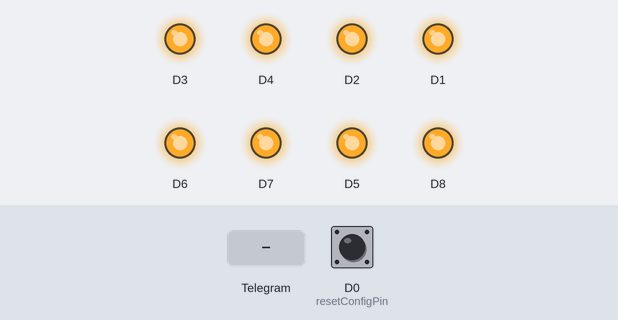
A sketch run on a simulated ESP8266 (NodeMCU). Parts: output pins drawn as LEDs (lit = HIGH). The inputs (shaded band) are chosen by the test bench; at power-on: D0 (resetConfigPin) HIGH. WiFi joins after 1.5 s; servers stay silent unless stated; EEPROM starts erased; what the sketch prints to the serial monitor is not drawn.

Above: at 2.7 s.
2.8 s: Telegram message "/D1ON" received
At 3.3 s:
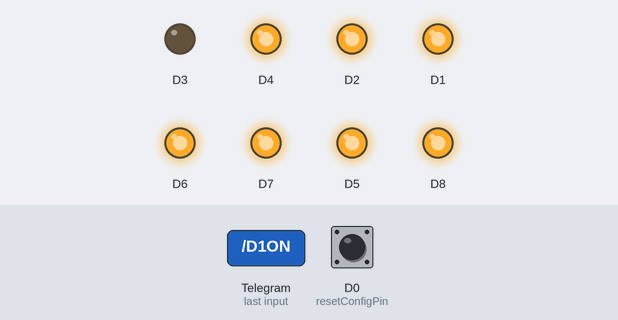
4.3 s: Telegram message "/D2ON" received
At 5.8 s:
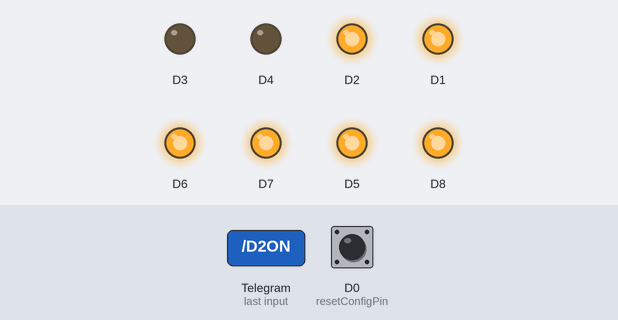
6.1 s: Telegram message "/D3ON" received
At 7.2 s:
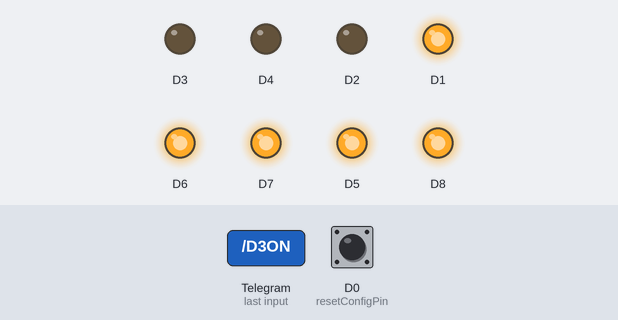
7.9 s: Telegram message "/D1OFF" received
At 8.6 s:
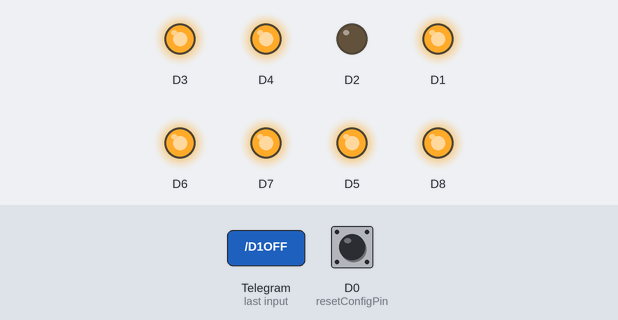
9.7 s: Telegram message "/D4ON" received
At 11.2 s:
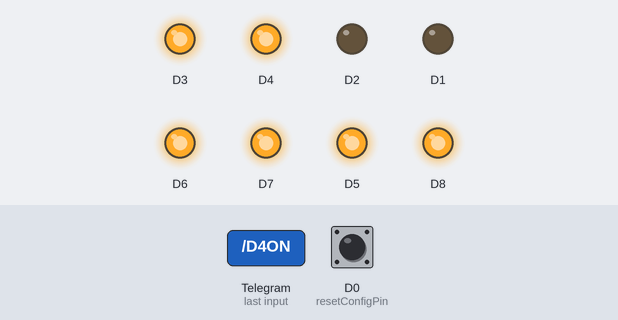
11.5 s: Telegram message "/D3OFF" received
At 12.6 s:
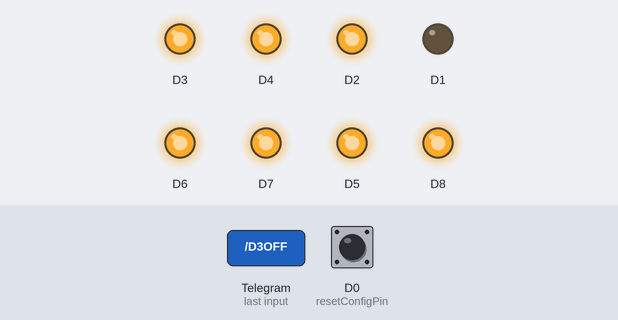
Timing chart, 0 to 14.3 s (numbered marks = the images above; inputs shaded):
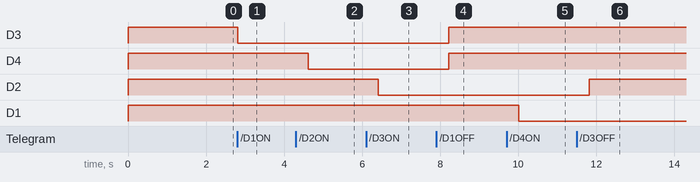

Measured:
- after the input at 2.8 s, D3: HIGH → LOW at once
- after the input at 4.3 s, D4: HIGH → LOW after 0.32 s
- after the input at 6.1 s, D2: HIGH → LOW after 0.32 s
- after the input at 7.9 s, D3, D4: LOW → HIGH after 0.32 s
- after the input at 9.7 s, D1: HIGH → LOW after 0.32 s
- after the input at 11.5 s, D2: LOW → HIGH after 0.32 s

The sketch:

telegram_wifi_token_8_relay.ino
```cpp
/*
Name:        logic solution
Created:     15/06/2022
Author:      Stefano Ledda <shurillu@tiscalinet.it>
Description: a simple example that do:
             1) parse incoming messages
             2) if "LIGHT ON" message is received, turn on the onboard LED
             3) if "LIGHT OFF" message is received, turn off the onboard LED
             4) otherwise, reply to sender with a welcome message

*/
#include <ESP8266WiFi.h>
#include <WiFiClientSecure.h>
#include "CTBot.h"

#include <EEPROM.h>
#include <DNSServer.h>            //Local DNS Server used for redirecting all rs to the configuration portal
#include <ESP8266WebServer.h>     //Local WebServer used to serve the configuration portal
#include <WiFiManager.h>

#define BOT_TOKEN_LENGTH 50
//String ssid = "mySSID";     // REPLACE mySSID WITH YOUR WIFI SSID
//String pass = "myPassword"; // REPLACE myPassword YOUR WIFI PASSWORD, IF ANY
//String token = "myToken";   // REPLACE myToken WITH YOUR TELEGRAM BOT TOKEN
//uint8_t led = 2;            // the onboard ESP8266 LED.
                            // If you have a NodeMCU you can use the BUILTIN_LED pin
                            // (replace 2 with BUILTIN_LED)
//const int ledPin = 2;
const int D1Status = 0;
const int D2Status = 2;
const int D3Status = 4;
const int D4Status = 5;
const int D5Status = 12;
const int D6Status = 13;
const int D7Status = 14;
const int D8Status = 15;
const int resetConfigPin = 16; //When high will reset the wifi manager config

char botToken[BOT_TOKEN_LENGTH] = "";

WiFiClientSecure client;
CTBot myBot;
int Bot_mtbs = 1000; //mean time between scan messages
long Bot_lasttime;   //last time messages' scan has been done
bool Start = false;
//int ledStatus = 0;

//flag for saving data
bool shouldSaveConfig = false;

//callback notifying us of the need to save config
void saveConfigCallback () {
  Serial.println("Should save config");
  shouldSaveConfig = true;
}

void readBotTokenFromEeprom(int offset){
  for(int i = offset; i<BOT_TOKEN_LENGTH; i++ ){
    botToken[i] = EEPROM.read(i);
  }
  EEPROM.commit();

}

void writeBotTokenToEeprom(int offset){
  for(int i = offset; i<BOT_TOKEN_LENGTH; i++ ){
    EEPROM.write(i, botToken[i]);
  }
  EEPROM.commit();
}

void setup() {
	// initialize the Serial
	 EEPROM.begin(BOT_TOKEN_LENGTH);
  pinMode(resetConfigPin, INPUT);
  //pinMode(ledPin, OUTPUT); // initialize digital ledPin as an output.
  pinMode(0, OUTPUT);
  pinMode(2, OUTPUT);
  pinMode(4, OUTPUT);
  pinMode(5, OUTPUT);
  pinMode(12, OUTPUT);
  pinMode(13, OUTPUT);
  pinMode(14, OUTPUT);
  pinMode(15, OUTPUT);
  delay(10);
  //digitalWrite(ledPin, LOW); // initialize pin as off
  digitalWrite(0, HIGH);
  digitalWrite(2, HIGH);
  digitalWrite(4, HIGH);
  digitalWrite(5, HIGH);
  digitalWrite(12, HIGH);
  digitalWrite(13, HIGH);
  digitalWrite(14, HIGH);
  digitalWrite(15, HIGH);

  Serial.println("read bot token");
  readBotTokenFromEeprom(0);
  Serial.println(botToken);

  WiFiManager wifiManager;
  wifiManager.setSaveConfigCallback(saveConfigCallback);
  //Adding an additional config on the WIFI manager webpage for the bot token
  WiFiManagerParameter custom_bot_id("botid", "Bot Token", botToken, 50);
  wifiManager.addParameter(&custom_bot_id);
  //If it fails to connect it will create a TELEGRAM-BOT access point
  wifiManager.autoConnect("TELEGRAM-BOT");

  strcpy(botToken, custom_bot_id.getValue());
  if (shouldSaveConfig) {
    writeBotTokenToEeprom(0);
    readBotTokenFromEeprom(0);

  }
//readBotTokenFromEeprom(0);
  myBot.setTelegramToken(botToken);
  //myBot = new setTelegramToken(botToken);
  Serial.println("");
  Serial.println("WiFi connected");
  Serial.println("IP address: ");
  IPAddress ip = WiFi.localIP();
  Serial.println(ip);


	//myBot.wifiConnect(ssid, pass);

	// set the telegram bot token
	//myBot.setTelegramToken(token);

	// check if all things are ok
//	if (myBot.testConnection())
	//	Serial.println("\ntestConnection OK");
	//else
	//	Serial.println("\ntestConnection NOK");

	// set the pin connected to the LED to act as output pin
	//pinMode(ledPin, OUTPUT);
	//digitalWrite(ledPin, HIGH); // turn off the led (inverted logic!)

}

void loop() {
  Serial.begin(115200);
   if ( digitalRead(resetConfigPin) == LOW ) {
    Serial.println("Reset");
    WiFi.disconnect();
    Serial.println("Dq");
    delay(500);
    ESP.reset();
    delay(5000);
  }
	// a variable to store telegram message data
	TBMessage msg;

	// if there is an incoming message...
	if (CTBotMessageText == myBot.getNewMessage(msg)) {

		/*if (msg.text.equalsIgnoreCase("LIGHT ON")) {              // if the received message is "LIGHT ON"...
			digitalWrite(ledPin, LOW);                               // turn on the LED (inverted logic!)
			myBot.sendMessage(msg.sender.id, "Light is now ON");  // notify the sender
		}
		else if (msg.text.equalsIgnoreCase("LIGHT OFF")) {        // if the received message is "LIGHT OFF"...
			digitalWrite(ledPin, HIGH);                              // turn off the led (inverted logic!)
			myBot.sendMessage(msg.sender.id, "Light is now OFF"); // notify the sender
		}
		else {                                                    // otherwise...
			// generate the message for the sender
			String reply;
			reply = (String)"Welcome " + msg.sender.username + (String)". Try LIGHT ON or LIGHT OFF.";
			myBot.sendMessage(msg.sender.id, reply);             // and send it
		}
   */
 ///////////D1//////////
     if (msg.text.equalsIgnoreCase("/D1ON")){                    //Perintah dari telegram ke perangkat
      //D1Status = 1;
      digitalWrite(0, LOW);
      myBot.sendMessage(msg.sender.id, "D1 is HIGH");
      }
      else if (msg.text.equalsIgnoreCase("/D1OFF")){               //Perintah dari telegram ke perangkat
      //D1Status = ;
      digitalWrite(0, HIGH);
      myBot.sendMessage(msg.sender.id, "D1 is LOW");
      }

      ///////////D2//////////
       if (msg.text.equalsIgnoreCase("/D2ON")){                    //Perintah dari telegram ke perangkat
      digitalWrite(2, LOW);
      myBot.sendMessage(msg.sender.id, "D2 is HIGH");
      }
       else if (msg.text.equalsIgnoreCase("/D1OFF")){               //Perintah dari telegram ke perangkat
      digitalWrite(2, HIGH);
      myBot.sendMessage(msg.sender.id, "D2 is LOW");
      }


       ///////////D3//////////
       if (msg.text.equalsIgnoreCase("/D3ON")){                    //Perintah dari telegram ke perangkat
      digitalWrite(4, LOW);
      myBot.sendMessage(msg.sender.id, "D3 is HIGH");
      }
       else if (msg.text.equalsIgnoreCase("/D3OFF")){               //Perintah dari telegram ke perangkat
      digitalWrite(4, HIGH);
      myBot.sendMessage(msg.sender.id, "D3 is LOW");
      }

       ///////////D4//////////
       if (msg.text.equalsIgnoreCase("/D4ON")){                    //Perintah dari telegram ke perangkat
      digitalWrite(5, LOW);
      myBot.sendMessage(msg.sender.id, "D4 is HIGH");
      }
       else if (msg.text.equalsIgnoreCase("/D4OFF")){               //Perintah dari telegram ke perangkat
      digitalWrite(5, HIGH);
      myBot.sendMessage(msg.sender.id, "D4 is LOW");
      }

       ///////////D5//////////
       if (msg.text.equalsIgnoreCase("/D5ON")){                    //Perintah dari telegram ke perangkat
      digitalWrite(12, LOW);
      myBot.sendMessage(msg.sender.id, "D5 is HIGH");
      }
       else if (msg.text.equalsIgnoreCase("/D5OFF")){               //Perintah dari telegram ke perangkat
      digitalWrite(12, HIGH);
      myBot.sendMessage(msg.sender.id, "D5 is LOW");
      }

       ///////////D6//////////
       if (msg.text.equalsIgnoreCase("/D6ON")){                    //Perintah dari telegram ke perangkat
      digitalWrite(13, LOW);
      myBot.sendMessage(msg.sender.id, "D6 is HIGH");
      }
       else if (msg.text.equalsIgnoreCase("/D6OFF")){               //Perintah dari telegram ke perangkat
      digitalWrite(13, HIGH);
      myBot.sendMessage(msg.sender.id, "D6 is LOW");
      }

       ///////////D7//////////
       if (msg.text.equalsIgnoreCase("/D7ON")){                    //Perintah dari telegram ke perangkat
      digitalWrite(14, LOW);
      myBot.sendMessage(msg.sender.id, "D7 is HIGH");
      }
       else if (msg.text.equalsIgnoreCase("/D7OFF")){               //Perintah dari telegram ke perangkat
      digitalWrite(14, HIGH);
      myBot.sendMessage(msg.sender.id, "D7 is LOW");
      }

       ///////////D8//////////
       if (msg.text.equalsIgnoreCase("/D8ON")){                    //Perintah dari telegram ke perangkat
      digitalWrite(15, LOW);
      myBot.sendMessage(msg.sender.id, "D8 is HIGH");
      }
       else if (msg.text.equalsIgnoreCase("/D8OFF")){               //Perintah dari telegram ke perangkat
      digitalWrite(15, HIGH);
      myBot.sendMessage(msg.sender.id, "D8 is LOW");
      }
///////////Perintah menyalakan semua//////////

      if (msg.text.equalsIgnoreCase ("/AllON")) {
      //digitalWrite(16,LOW);
      digitalWrite(2,LOW);
        digitalWrite(4,LOW);
          digitalWrite(5,LOW);
            digitalWrite(12,LOW);
              digitalWrite(13,LOW);
                digitalWrite(14,LOW);
                  digitalWrite(15,LOW);

      myBot.sendMessage(msg.sender.id, "AllON is HIGH", "");
    }
///////////Perintah mematikan semua//////////
    if (msg.text.equalsIgnoreCase("/AllOFF")) {
      //digitalWrite(16,HIGH);
      digitalWrite(2,HIGH);
        digitalWrite(4,HIGH);
          digitalWrite(5,HIGH);
            digitalWrite(12,HIGH);
              digitalWrite(13,HIGH);
                digitalWrite(14,HIGH);
                digitalWrite(15,HIGH);
      myBot.sendMessage(msg.sender.id, "AllOFF is LOW", "");
    }

 if ( msg.text.equalsIgnoreCase ("/start")) {
      ///String welcome = "ESP8266 controller, " + msg.sender.username + ".\n";
      myBot.sendMessage(msg.sender.id, "Kondisi ON = /D1ON,/D2ON,/D3ON,/D4ON,/D5ON,/D6ON,/D7ON,/D8ON,/AllON", "");
      myBot.sendMessage(msg.sender.id, "Kondisi OFF = /D1OFF,/D2OFF,/D3OFF,/D4OFF,/D5OFF,/D6OFF,/D7OFF,/D8OFF,/AllOFF", "");

     }
      else {
      // generate the message for the sender
      String reply;
      reply = (String)"Welcome " + msg.sender.username + (String)". Cek Printah Ketik:/start .";
      myBot.sendMessage(msg.sender.id, reply);
      }

	}
	// wait 500 milliseconds
	delay(500);
}
```
